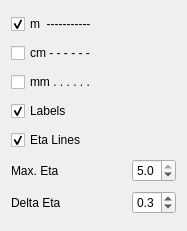
<ui version="4.0" >
 <class>IgRZCSControl</class>
 <widget class="QDialog" name="IgRZCSControl" >
  <property name="geometry" >
   <rect>
    <x>0</x>
    <y>0</y>
    <width>187</width>
    <height>231</height>
   </rect>
  </property>
  <property name="windowTitle" >
   <string>Dialog</string>
  </property>
  <layout class="QGridLayout" name="gridLayout" >
   <item row="0" column="0" colspan="2" >
    <widget class="QCheckBox" name="checkBox" >
     <property name="text" >
      <string>m  -----------</string>
     </property>
     <property name="checked" >
      <bool>true</bool>
     </property>
    </widget>
   </item>
   <item row="1" column="0" colspan="2" >
    <widget class="QCheckBox" name="checkBox_2" >
     <property name="text" >
      <string>cm - - - - - -</string>
     </property>
    </widget>
   </item>
   <item row="2" column="0" colspan="2" >
    <widget class="QCheckBox" name="checkBox_3" >
     <property name="text" >
      <string>mm . . . . . .</string>
     </property>
    </widget>
   </item>
   <item row="3" column="0" colspan="2" >
    <widget class="QCheckBox" name="checkBox_4" >
     <property name="text" >
      <string>Labels</string>
     </property>
     <property name="checked" >
      <bool>true</bool>
     </property>
    </widget>
   </item>
   <item row="5" column="0" colspan="2" >
    <layout class="QHBoxLayout" name="horizontalLayout_2" >
     <item>
      <widget class="QLabel" name="label" >
       <property name="text" >
        <string>Max. Eta</string>
       </property>
      </widget>
     </item>
     <item>
      <spacer name="horizontalSpacer" >
       <property name="orientation" >
        <enum>Qt::Horizontal</enum>
       </property>
       <property name="sizeHint" stdset="0" >
        <size>
         <width>40</width>
         <height>20</height>
        </size>
       </property>
      </spacer>
     </item>
     <item>
      <widget class="QDoubleSpinBox" name="doubleSpinBox" >
       <property name="decimals" >
        <number>1</number>
       </property>
       <property name="minimum" >
        <double>0.100000000000000</double>
       </property>
       <property name="maximum" >
        <double>5.000000000000000</double>
       </property>
       <property name="value" >
        <double>5.000000000000000</double>
       </property>
      </widget>
     </item>
    </layout>
   </item>
   <item row="6" column="0" colspan="2" >
    <layout class="QHBoxLayout" name="horizontalLayout" >
     <item>
      <widget class="QLabel" name="label_2" >
       <property name="text" >
        <string>Delta Eta</string>
       </property>
      </widget>
     </item>
     <item>
      <spacer name="horizontalSpacer_2" >
       <property name="orientation" >
        <enum>Qt::Horizontal</enum>
       </property>
       <property name="sizeHint" stdset="0" >
        <size>
         <width>40</width>
         <height>20</height>
        </size>
       </property>
      </spacer>
     </item>
     <item>
      <widget class="QDoubleSpinBox" name="doubleSpinBox_2" >
       <property name="decimals" >
        <number>1</number>
       </property>
       <property name="minimum" >
        <double>0.100000000000000</double>
       </property>
       <property name="maximum" >
        <double>1.000000000000000</double>
       </property>
       <property name="singleStep" >
        <double>0.100000000000000</double>
       </property>
       <property name="value" >
        <double>0.300000000000000</double>
       </property>
      </widget>
     </item>
    </layout>
   </item>
   <item row="4" column="0" >
    <widget class="QCheckBox" name="checkBox_5" >
     <property name="text" >
      <string>Eta Lines</string>
     </property>
     <property name="checked" >
      <bool>true</bool>
     </property>
    </widget>
   </item>
  </layout>
 </widget>
 <resources/>
 <connections>
  <connection>
   <sender>checkBox</sender>
   <signal>stateChanged(int)</signal>
   <receiver>IgRZCSControl</receiver>
   <slot>setShowMeter(int)</slot>
   <hints>
    <hint type="sourcelabel" >
     <x>46</x>
     <y>20</y>
    </hint>
    <hint type="destinationlabel" >
     <x>68</x>
     <y>-5</y>
    </hint>
   </hints>
  </connection>
  <connection>
   <sender>checkBox_2</sender>
   <signal>stateChanged(int)</signal>
   <receiver>IgRZCSControl</receiver>
   <slot>setShowCentimeter(int)</slot>
   <hints>
    <hint type="sourcelabel" >
     <x>75</x>
     <y>48</y>
    </hint>
    <hint type="destinationlabel" >
     <x>181</x>
     <y>47</y>
    </hint>
   </hints>
  </connection>
  <connection>
   <sender>checkBox_3</sender>
   <signal>stateChanged(int)</signal>
   <receiver>IgRZCSControl</receiver>
   <slot>setShowMillimeter(int)</slot>
   <hints>
    <hint type="sourcelabel" >
     <x>85</x>
     <y>77</y>
    </hint>
    <hint type="destinationlabel" >
     <x>188</x>
     <y>87</y>
    </hint>
   </hints>
  </connection>
  <connection>
   <sender>checkBox_4</sender>
   <signal>stateChanged(int)</signal>
   <receiver>IgRZCSControl</receiver>
   <slot>setShowLabels(int)</slot>
   <hints>
    <hint type="sourcelabel" >
     <x>118</x>
     <y>108</y>
    </hint>
    <hint type="destinationlabel" >
     <x>185</x>
     <y>127</y>
    </hint>
   </hints>
  </connection>
  <connection>
   <sender>checkBox_5</sender>
   <signal>stateChanged(int)</signal>
   <receiver>IgRZCSControl</receiver>
   <slot>setShowEtaLines(int)</slot>
   <hints>
    <hint type="sourcelabel" >
     <x>80</x>
     <y>135</y>
    </hint>
    <hint type="destinationlabel" >
     <x>162</x>
     <y>136</y>
    </hint>
   </hints>
  </connection>
  <connection>
   <sender>doubleSpinBox</sender>
   <signal>valueChanged(double)</signal>
   <receiver>IgRZCSControl</receiver>
   <slot>setMaxEta(double)</slot>
   <hints>
    <hint type="sourcelabel" >
     <x>144</x>
     <y>171</y>
    </hint>
    <hint type="destinationlabel" >
     <x>183</x>
     <y>174</y>
    </hint>
   </hints>
  </connection>
  <connection>
   <sender>doubleSpinBox_2</sender>
   <signal>valueChanged(double)</signal>
   <receiver>IgRZCSControl</receiver>
   <slot>setDeltaEta(double)</slot>
   <hints>
    <hint type="sourcelabel" >
     <x>149</x>
     <y>206</y>
    </hint>
    <hint type="destinationlabel" >
     <x>185</x>
     <y>211</y>
    </hint>
   </hints>
  </connection>
 </connections>
 <slots>
  <slot>setShowMeter(int)</slot>
  <slot>setShowCentimeter(int)</slot>
  <slot>setShowMillimeter(int)</slot>
  <slot>setShowLabels(int)</slot>
  <slot>setShowEtaLines(int)</slot>
  <slot>setMaxEta(double)</slot>
  <slot>setDeltaEta(double)</slot>
 </slots>
</ui>
